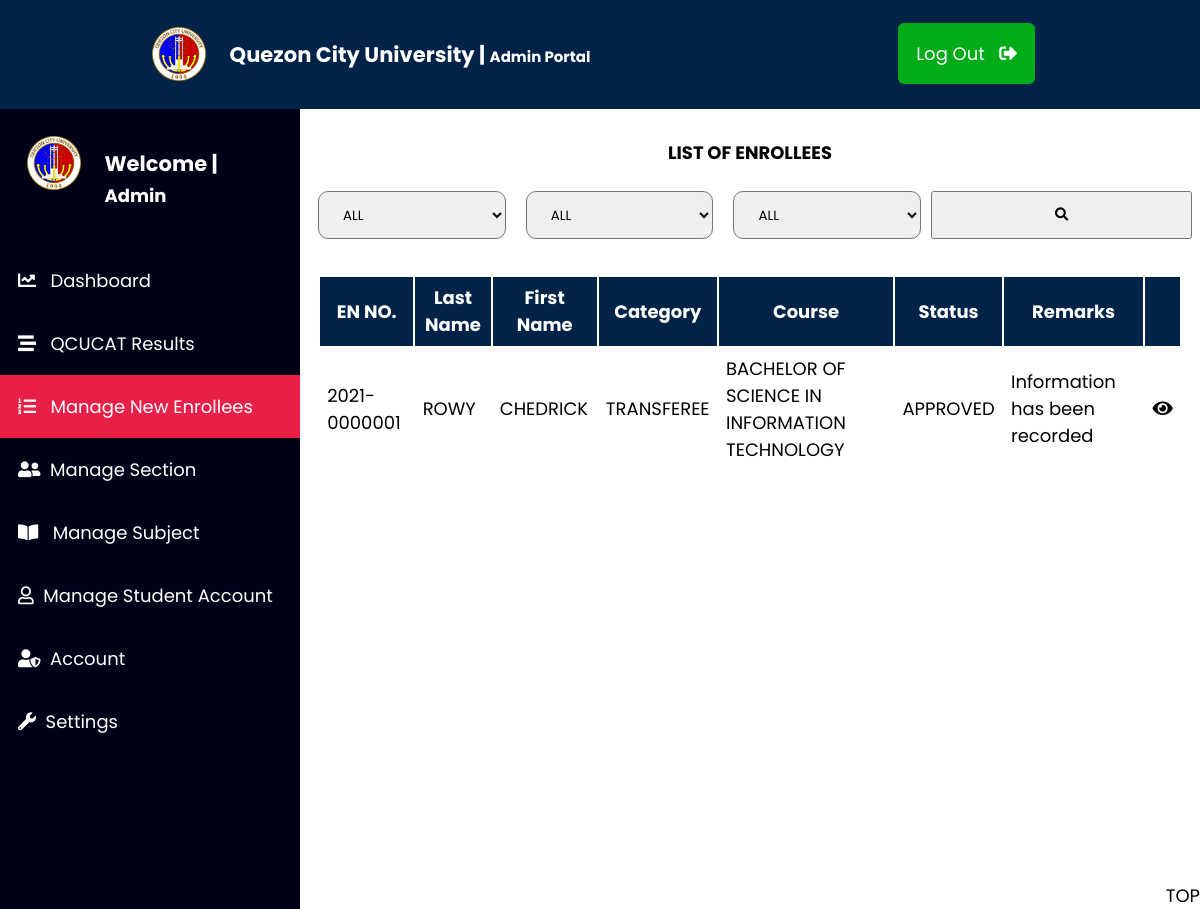
The page /admin/enrollees.php on the database its author committed.
### tables this page shows
CREATE TABLE `studentinfo` (
  `ID` int(11) NOT NULL,
  `enrollnumber` varchar(50) NOT NULL,
  `StudentID` varchar(11) NOT NULL,
  `FullName-Last` varchar(50) NOT NULL,
  `FullName-First` varchar(50) NOT NULL,
  `FullName-Middle` varchar(50) NOT NULL,
  `Age` varchar(11) NOT NULL,
  `birthday` varchar(50) NOT NULL,
  `birthplace` varchar(50) NOT NULL,
  `civilstatus` varchar(25) NOT NULL,
  `gender` varchar(25) NOT NULL,
  `contactno` varchar(20) NOT NULL,
  `email` varchar(50) NOT NULL,
  `address-name` varchar(100) NOT NULL,
  `zip_code` varchar(10) NOT NULL,
  `mothername` varchar(50) NOT NULL,
  `motherjob` varchar(50) NOT NULL,
  `fathername` varchar(50) NOT NULL,
  `fatherjob` varchar(50) NOT NULL,
  `guardianname` varchar(50) NOT NULL,
  `relationship` varchar(50) NOT NULL,
  `guardiancontactno` varchar(20) NOT NULL
);

CREATE TABLE `studentenrollmentinfo` (
  `ID` int(11) NOT NULL,
  `enrollnumber` varchar(50) NOT NULL,
  `StudentID` varchar(11) NOT NULL,
  `category` varchar(50) NOT NULL,
  `firstcourse` varchar(50) NOT NULL,
  `secondcourse` varchar(50) NOT NULL,
  `thirdcourse` varchar(50) NOT NULL,
  `campus` varchar(100) NOT NULL
);

CREATE TABLE `studentapprovals` (
  `ID` int(11) NOT NULL,
  `enrollnumber` varchar(50) NOT NULL,
  `StudentID` varchar(11) NOT NULL,
  `Approval` varchar(50) NOT NULL DEFAULT 'TO BE APPROVED',
  `remarks` varchar(50) NOT NULL
);

### admin/enrollees.php (the view, shortened to what this page needs)
<?php
include_once("$_SERVER[DOCUMENT_ROOT]/enrollmentsystemfinal/admin/header.php");
include_once("config/dbcon.php");
?>
<div class="content">
    <div class="enrollees">
    <div class="head">
    <h1>LIST OF ENROLLEES</h1>
    <br>
    <div class="filter-drawer">
        <form action="" class="searchbox" method="POST">
    <select name="firstcourse" value="">
                        <option value=" ">ALL</option>
                </select>
    <select name="category" value=" ">
                        <option value=" ">ALL</option>
                    </select>
    <select name="approval" value=" ">
                        <option value=" ">ALL</option>
                    </select>
                  <button type="submit" name="submit"><i class="fas fa-search"></i></button>
                    </form>
    </div>
    </div>
    <div class="con">
<table>
<tr>
    <th>EN NO.
    </th>
    <th>Last Name</th>
    <th>First Name</th>
    <th>Category</th>
    <th>Course</th>
    <th>Status</th>
    <th>Remarks</th>
    <th></th>
</tr>
<tbody id="enrollees_data">
<tr>
    <?php
        if(!isset($_POST['submit'])){
                $selectenrolleesstatus = "SELECT studentinfo.enrollnumber, studentinfo.ID, studentinfo.`FullName-Last`, studentinfo.`FullName-First`, studentenrollmentinfo.category, studentenrollmentinfo.firstcourse, studentapprovals.Approval, studentapprovals.remarks FROM studentinfo INNER JOIN studentenrollmentinfo ON studentinfo.enrollnumber = studentenrollmentinfo.enrollnumber INNER JOIN studentapprovals ON studentinfo.enrollnumber = studentapprovals.enrollnumber";
                $select_run = mysqli_query($con, $selectenrolleesstatus);
                if($select_run){
                    if($select_run && mysqli_num_rows($select_run) > 0){
                        while($row = mysqli_fetch_array($select_run)){
                            $enrollnumber = $row['enrollnumber'];
                            $studentlast = $row['FullName-Last'];
                            $studentfirst = $row['FullName-First'];
                            $studentcat = $row['category'];
                            $studentcourse =$row['firstcourse'];
                            $studentapproval = $row['Approval'];
                            $studentremarks = $row['remarks'];
                            $id = $row['ID'];
                            ?>
                            <td><?php  echo $enrollnumber;?></td>
                            <td><?php  echo $studentlast;?></td>
                            <td><?php  echo $studentfirst;?></td>
                            <td><?php  echo $studentcat;?></td>
                            <td><?php  echo $studentcourse;?></td>
                            <td><?php  echo $studentapproval;?></td>
                            <td><?php  echo $studentremarks;?></td>
                            <td class='buttons'> <a href="select_info.php?id=<?php echo $id; ?>"><i class="fas fa-eye" ></i> </a>  </td>
                            </tr>
 </tbody>
 <?php
                        }
            }
        }
}
?>
</table>
<a href="enrollees.php" target="_TOP" class="fixed-button"> TOP </a>
</div>
</div>
</div>

### styles/all.css (style rules this page uses)
.fa, .fas, .far, .fal, .fad, .fab { -moz-osx-font-smoothing: grayscale; -webkit-font-smoothing: antialiased; display: inline-block; font-style: normal; font-variant: normal; text-rendering: auto; line-height: 1; }
.fa-eye:before { content: "\f06e"; }
.fa-search:before { content: "\f002"; }
.fa, .fas { font-family: 'Font Awesome 5 Free'; font-weight: 900; }

### admin/admin_styles.css (style rules this page uses)
* { box-sizing: border-box; }
body { color: white; font-family: 'Poppins', sans-serif; font-size: 18px; margin: 0px; padding:0px; height: 100%; }
.content { grid-area: content; }
.enrollees { display: grid; grid-template-columns: repeat(3, 1fr); grid-template-rows: 1fr, 1fr, 1fr; grid-template-areas: "head head head" "con con con" "con con con" ; color: black; }
.head { grid-area: head; color: black; padding: 1em; margin:1em; font-size: .5em; }
.head h1 { text-align: center; }
.filter-drawer form { display: flex; margin: 0 -10px; }
.filter-drawer select { width: 35%; font-family: 'Poppins', sans-serif; padding: 12px 20px; border-radius: 10px; margin: 0 10px; }
.filter-drawer button { padding: 12px 20px; }
.con { grid-area: con; padding: 1em; }
.con table { min-width: 100%; min-height: 100%; }
.con a { text-decoration: none; color: black; font-size: 1em; }
.con .buttons { text-align: center; }
.con th { background-color: #002347; color: white; border-collapse: collapse; }
.con th,td { padding: .4em; cursor: pointer; }
.fixed-button { position: fixed; bottom: 0; right: 0; transform-origin: center right; }
.appbody input,select,button { width: 50%; font-family: 'Poppins', sans-serif; padding: 12px 20px; }

### rows shown on the page
studentinfo: enrollnumber "2021-0000001", value "ROWY", value "CHEDRICK", studentenrollmentinfo.category "TRANSFEREE", studentenrollmentinfo.firstcourse "BACHELOR OF SCIENCE IN INFORMATION TECHNOLOGY", studentapprovals.Approval "APPROVED", studentapprovals.remarks "Information has been recorded"
